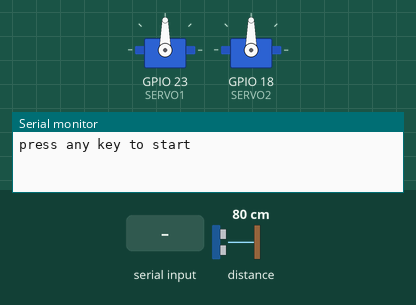
A sketch run on a simulated ESP32. Parts: 2 × servo, the last lines printed to the serial monitor. The test bench sets the inputs (shaded band); at power-on: distance to the obstacle 80 cm.

Above: at 0.8 s.
0.9 s: "1" received over Serial
At 1.3 s:
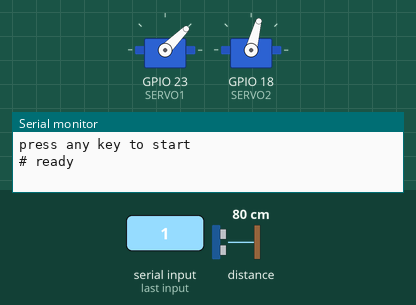
At 5.3 s:
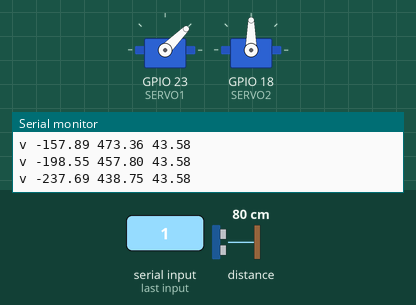
Timing chart, 0 to 15.0 s (numbered marks = the images above; inputs shaded):
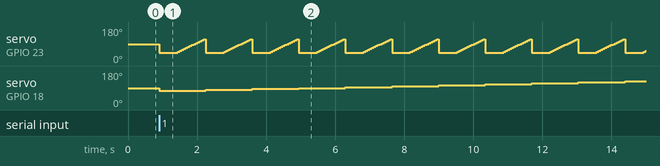

The sketch:

3DScanner.ino
```cpp
#include <ESP32Servo.h>
#include <Wire.h>

#include <VL53L0X.h>
VL53L0X sensor;

// The parameters below can be modified
#define PHI_START   45
#define PHI_END     120
#define PHI_STEP    5

#define THETA_START 75
#define THETA_END   135
#define THETA_STEP  5

#define MAX_DISTANCE   500
#define HIGH_ACCURACY  1

// The parameters below should NOT need to be modified
#define ARM_LENGTH 30
#define SERVO1 23
#define SERVO2 18

Servo Phi;
Servo Theta;

void setup() {
  Serial.begin(115200);
  Wire.begin();

  Phi.attach(SERVO1);
  Theta.attach(SERVO2);

  Phi.write(90); // set to 90 degree resting position
  Theta.write(90); // set to 90 degree resting position)

  Serial.println(F("press any key to start"));
  while(!Serial.available());
  Serial.read();

  sensor.init();
  sensor.setTimeout(500);

#if HIGH_ACCURACY
  sensor.setMeasurementTimingBudget(200000);
#endif
  Serial.println("");
  Serial.println(F("# ready")); // first line of the output
}

void loop() {
  int p, t;
  int nt, np;
  for(t=THETA_START, nt=0;t<THETA_END;t+=THETA_STEP, nt++) {
    Theta.write(t);
    for(p=PHI_START, np=0;p<PHI_END;p+=PHI_STEP, np++) {
      Phi.write(p);
      if(p==PHI_START) delay(500); // when a new scan line begins, wait more for motor to move
      else delay(PHI_STEP*5); // wait for motor to move

      float d = sensor.readRangeSingleMillimeters();
      if(d>MAX_DISTANCE || sensor.timeoutOccurred()) d=MAX_DISTANCE;
      float phi = p/180.f*3.14159f;
      float theta = t/180.f*3.14159f;
      float x = d*sin(theta)*cos(phi);
      float y = d*sin(theta)*sin(phi);
      float z = d*cos(theta);
      String vertex_line = "v ";
      vertex_line+=(x-ARM_LENGTH*sin(phi));
      vertex_line+=" ";
      vertex_line+=(y+ARM_LENGTH*cos(phi));
      vertex_line+=" ";
      vertex_line+=z;
      Serial.println(vertex_line);
    }
  }
  // reset servos to resting position
  Theta.write(90);
  Phi.write(90);

  for(t=0;t<nt-1;t++) {
    for(p=0;p<np-1;p++) {
      int index=t*np+p+1;
      String face_line = "f ";
      face_line+=index;
      face_line+=" ";
      face_line+=(index+1);
      face_line+=" ";
      face_line+=(index+np+1);
      face_line+=" ";
      face_line+=(index+np);
      Serial.println(face_line);

    }
  }
  Serial.println(F("# end")); // last line of the output
  while(1){delay(1);} // scan over
}
```
